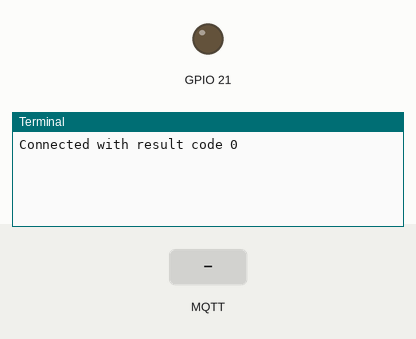
The program below on a simulated Raspberry Pi (BCM pin numbers). On the bench: output pins drawn as LEDs (lit = HIGH), the last lines printed to the terminal. Inputs (shaded band) come from the test bench. No MQTT or app messages arrive unless stated.

Above: at 1.3 s.
1.4 s: MQTT message "in" arrives on the first subscribed topic
At 2.6 s:
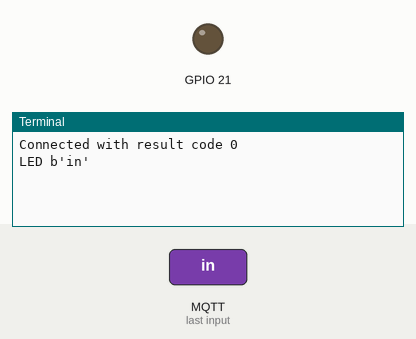
2.9 s: MQTT message "out" arrives on the first subscribed topic
At 3.8 s:
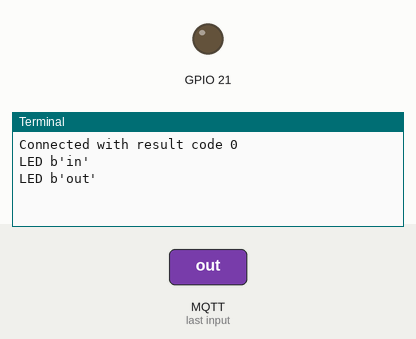
4.4 s: MQTT message "1" arrives on the first subscribed topic
At 5.0 s:
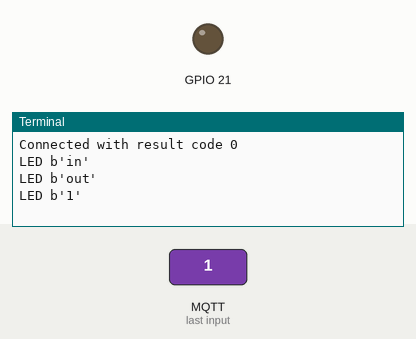

Measured:
- after the input at 1.4 s, the terminal: prints a new line at once (image 1)
- after the input at 2.9 s, the terminal: prints a new line at once (image 2)
- after the input at 4.4 s, the terminal: prints a new line at once (image 3)

The program:

mqtt_subscriber.py
```python
import paho.mqtt.client as mqtt
import LED

def on_connect(client, data, flags, rc):
    print('Connected with result code {}'.format(rc))
    client.subscribe("LED")

def on_message(client, data, msg):
    print(msg.topic, msg.payload)
    if msg.payload == b'turn on':
        LED.turnON(21)
        time.sleep(0.5)
        LED.turnOFF(21)

def client():
    client = mqtt.Client()
    client.on_connect = on_connect
    client.on_message = on_message
    client.connect('localhost', 1883, 60)
    client.loop_forever()

if __name__ == '__main__':
    try:
        LED.setup(21, 'out')
        client()
    finally:
        LED.clean()
```

LED.py
```python
import RPi.GPIO as gpio

gpio.setmode(gpio.BCM)

def setup(gpio_num, ctr):
    if ctr == 'in':
        gpio.setup(gpio_num, gpio.IN)
    elif ctr == 'out':
        gpio.setup(gpio_num, gpio.OUT)
def clean():
    gpio.cleanup()

def turnON(gpio_num):
    gpio.output(gpio_num, gpio.HIGH)
def turnOFF(gpio_num):
    gpio.output(gpio_num, gpio.LOW)
```
